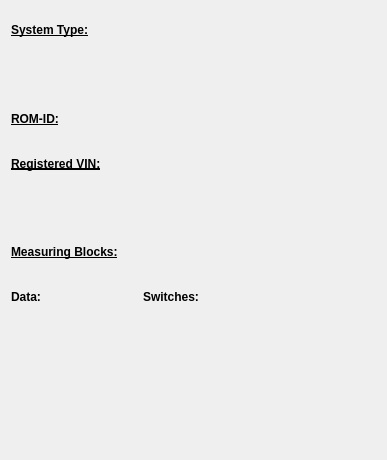
<?xml version="1.0" encoding="UTF-8"?>
<ui version="4.0">
 <class>CUinfo_Engine_Form</class>
 <widget class="QWidget" name="CUinfo_Engine_Form">
  <property name="geometry">
   <rect>
    <x>0</x>
    <y>0</y>
    <width>387</width>
    <height>460</height>
   </rect>
  </property>
  <property name="sizePolicy">
   <sizepolicy hsizetype="Expanding" vsizetype="Expanding">
    <horstretch>0</horstretch>
    <verstretch>0</verstretch>
   </sizepolicy>
  </property>
  <property name="minimumSize">
   <size>
    <width>0</width>
    <height>0</height>
   </size>
  </property>
  <property name="font">
   <font>
    <family>Liberation Sans</family>
    <pointsize>12</pointsize>
    <weight>75</weight>
    <bold>true</bold>
   </font>
  </property>
  <property name="windowTitle">
   <string/>
  </property>
  <layout class="QGridLayout" name="gridLayout">
   <item row="0" column="0" colspan="5">
    <widget class="QLabel" name="systemTypeTitle_label">
     <property name="sizePolicy">
      <sizepolicy hsizetype="Expanding" vsizetype="Expanding">
       <horstretch>0</horstretch>
       <verstretch>0</verstretch>
      </sizepolicy>
     </property>
     <property name="font">
      <font>
       <pointsize>9</pointsize>
       <weight>75</weight>
       <bold>true</bold>
       <underline>true</underline>
      </font>
     </property>
     <property name="text">
      <string>System Type:</string>
     </property>
    </widget>
   </item>
   <item row="1" column="0" colspan="5">
    <widget class="QLabel" name="systemType_label">
     <property name="sizePolicy">
      <sizepolicy hsizetype="Expanding" vsizetype="Expanding">
       <horstretch>0</horstretch>
       <verstretch>0</verstretch>
      </sizepolicy>
     </property>
     <property name="palette">
      <palette>
       <active>
        <colorrole role="WindowText">
         <brush brushstyle="SolidPattern">
          <color alpha="255">
           <red>0</red>
           <green>0</green>
           <blue>255</blue>
          </color>
         </brush>
        </colorrole>
       </active>
       <inactive>
        <colorrole role="WindowText">
         <brush brushstyle="SolidPattern">
          <color alpha="255">
           <red>0</red>
           <green>0</green>
           <blue>255</blue>
          </color>
         </brush>
        </colorrole>
       </inactive>
       <disabled>
        <colorrole role="WindowText">
         <brush brushstyle="SolidPattern">
          <color alpha="255">
           <red>118</red>
           <green>116</green>
           <blue>108</blue>
          </color>
         </brush>
        </colorrole>
       </disabled>
      </palette>
     </property>
     <property name="font">
      <font>
       <pointsize>9</pointsize>
       <weight>75</weight>
       <bold>true</bold>
      </font>
     </property>
     <property name="text">
      <string/>
     </property>
    </widget>
   </item>
   <item row="2" column="0" colspan="2">
    <widget class="QLabel" name="romIDtitle_label">
     <property name="sizePolicy">
      <sizepolicy hsizetype="Expanding" vsizetype="Expanding">
       <horstretch>0</horstretch>
       <verstretch>0</verstretch>
      </sizepolicy>
     </property>
     <property name="font">
      <font>
       <pointsize>9</pointsize>
       <weight>75</weight>
       <bold>true</bold>
       <underline>true</underline>
      </font>
     </property>
     <property name="text">
      <string>ROM-ID:</string>
     </property>
    </widget>
   </item>
   <item row="2" column="2" colspan="3">
    <widget class="QLabel" name="romID_label">
     <property name="sizePolicy">
      <sizepolicy hsizetype="Expanding" vsizetype="Expanding">
       <horstretch>0</horstretch>
       <verstretch>0</verstretch>
      </sizepolicy>
     </property>
     <property name="palette">
      <palette>
       <active>
        <colorrole role="WindowText">
         <brush brushstyle="SolidPattern">
          <color alpha="255">
           <red>150</red>
           <green>0</green>
           <blue>110</blue>
          </color>
         </brush>
        </colorrole>
       </active>
       <inactive>
        <colorrole role="WindowText">
         <brush brushstyle="SolidPattern">
          <color alpha="255">
           <red>150</red>
           <green>0</green>
           <blue>110</blue>
          </color>
         </brush>
        </colorrole>
       </inactive>
       <disabled>
        <colorrole role="WindowText">
         <brush brushstyle="SolidPattern">
          <color alpha="255">
           <red>118</red>
           <green>116</green>
           <blue>108</blue>
          </color>
         </brush>
        </colorrole>
       </disabled>
      </palette>
     </property>
     <property name="font">
      <font>
       <pointsize>9</pointsize>
       <weight>75</weight>
       <bold>true</bold>
      </font>
     </property>
     <property name="text">
      <string/>
     </property>
     <property name="alignment">
      <set>Qt::AlignCenter</set>
     </property>
    </widget>
   </item>
   <item row="3" column="0" colspan="5">
    <widget class="QLabel" name="VINtitle_label">
     <property name="sizePolicy">
      <sizepolicy hsizetype="Expanding" vsizetype="Expanding">
       <horstretch>0</horstretch>
       <verstretch>0</verstretch>
      </sizepolicy>
     </property>
     <property name="font">
      <font>
       <pointsize>9</pointsize>
       <weight>75</weight>
       <bold>true</bold>
       <underline>true</underline>
      </font>
     </property>
     <property name="text">
      <string>Registered VIN:</string>
     </property>
    </widget>
   </item>
   <item row="4" column="0" colspan="5">
    <widget class="QLabel" name="VIN_label">
     <property name="sizePolicy">
      <sizepolicy hsizetype="Expanding" vsizetype="Expanding">
       <horstretch>0</horstretch>
       <verstretch>0</verstretch>
      </sizepolicy>
     </property>
     <property name="font">
      <font>
       <pointsize>9</pointsize>
       <weight>75</weight>
       <bold>true</bold>
      </font>
     </property>
     <property name="text">
      <string/>
     </property>
    </widget>
   </item>
   <item row="5" column="0" colspan="5">
    <widget class="QLabel" name="nrofmbsswstitle_label">
     <property name="sizePolicy">
      <sizepolicy hsizetype="Expanding" vsizetype="Expanding">
       <horstretch>0</horstretch>
       <verstretch>0</verstretch>
      </sizepolicy>
     </property>
     <property name="font">
      <font>
       <pointsize>9</pointsize>
       <weight>75</weight>
       <bold>true</bold>
       <underline>true</underline>
      </font>
     </property>
     <property name="text">
      <string>Measuring Blocks:</string>
     </property>
    </widget>
   </item>
   <item row="6" column="0">
    <widget class="QLabel" name="nrofdatambstitle_label">
     <property name="sizePolicy">
      <sizepolicy hsizetype="Expanding" vsizetype="Expanding">
       <horstretch>0</horstretch>
       <verstretch>0</verstretch>
      </sizepolicy>
     </property>
     <property name="font">
      <font>
       <pointsize>9</pointsize>
       <weight>75</weight>
       <bold>true</bold>
      </font>
     </property>
     <property name="text">
      <string>Data:</string>
     </property>
    </widget>
   </item>
   <item row="6" column="1" colspan="2">
    <widget class="QLabel" name="nrofdatambs_label">
     <property name="sizePolicy">
      <sizepolicy hsizetype="Expanding" vsizetype="Expanding">
       <horstretch>0</horstretch>
       <verstretch>0</verstretch>
      </sizepolicy>
     </property>
     <property name="palette">
      <palette>
       <active>
        <colorrole role="WindowText">
         <brush brushstyle="SolidPattern">
          <color alpha="255">
           <red>0</red>
           <green>0</green>
           <blue>255</blue>
          </color>
         </brush>
        </colorrole>
       </active>
       <inactive>
        <colorrole role="WindowText">
         <brush brushstyle="SolidPattern">
          <color alpha="255">
           <red>0</red>
           <green>0</green>
           <blue>255</blue>
          </color>
         </brush>
        </colorrole>
       </inactive>
       <disabled>
        <colorrole role="WindowText">
         <brush brushstyle="SolidPattern">
          <color alpha="255">
           <red>118</red>
           <green>116</green>
           <blue>108</blue>
          </color>
         </brush>
        </colorrole>
       </disabled>
      </palette>
     </property>
     <property name="font">
      <font>
       <pointsize>9</pointsize>
       <weight>75</weight>
       <bold>true</bold>
      </font>
     </property>
     <property name="text">
      <string/>
     </property>
    </widget>
   </item>
   <item row="6" column="3">
    <widget class="QLabel" name="nrofswitchestitle_label">
     <property name="sizePolicy">
      <sizepolicy hsizetype="Expanding" vsizetype="Expanding">
       <horstretch>0</horstretch>
       <verstretch>0</verstretch>
      </sizepolicy>
     </property>
     <property name="font">
      <font>
       <pointsize>9</pointsize>
       <weight>75</weight>
       <bold>true</bold>
      </font>
     </property>
     <property name="text">
      <string>Switches:</string>
     </property>
    </widget>
   </item>
   <item row="6" column="4">
    <widget class="QLabel" name="nrofswitches_label">
     <property name="sizePolicy">
      <sizepolicy hsizetype="Expanding" vsizetype="Expanding">
       <horstretch>0</horstretch>
       <verstretch>0</verstretch>
      </sizepolicy>
     </property>
     <property name="palette">
      <palette>
       <active>
        <colorrole role="WindowText">
         <brush brushstyle="SolidPattern">
          <color alpha="255">
           <red>0</red>
           <green>0</green>
           <blue>255</blue>
          </color>
         </brush>
        </colorrole>
       </active>
       <inactive>
        <colorrole role="WindowText">
         <brush brushstyle="SolidPattern">
          <color alpha="255">
           <red>0</red>
           <green>0</green>
           <blue>255</blue>
          </color>
         </brush>
        </colorrole>
       </inactive>
       <disabled>
        <colorrole role="WindowText">
         <brush brushstyle="SolidPattern">
          <color alpha="255">
           <red>118</red>
           <green>116</green>
           <blue>108</blue>
          </color>
         </brush>
        </colorrole>
       </disabled>
      </palette>
     </property>
     <property name="font">
      <font>
       <pointsize>9</pointsize>
       <weight>75</weight>
       <bold>true</bold>
      </font>
     </property>
     <property name="text">
      <string/>
     </property>
    </widget>
   </item>
   <item row="7" column="4">
    <widget class="QLabel" name="obd2system_label">
     <property name="sizePolicy">
      <sizepolicy hsizetype="Expanding" vsizetype="Expanding">
       <horstretch>0</horstretch>
       <verstretch>0</verstretch>
      </sizepolicy>
     </property>
     <property name="palette">
      <palette>
       <active>
        <colorrole role="WindowText">
         <brush brushstyle="SolidPattern">
          <color alpha="255">
           <red>0</red>
           <green>0</green>
           <blue>255</blue>
          </color>
         </brush>
        </colorrole>
       </active>
       <inactive>
        <colorrole role="WindowText">
         <brush brushstyle="SolidPattern">
          <color alpha="255">
           <red>0</red>
           <green>0</green>
           <blue>255</blue>
          </color>
         </brush>
        </colorrole>
       </inactive>
       <disabled>
        <colorrole role="WindowText">
         <brush brushstyle="SolidPattern">
          <color alpha="255">
           <red>118</red>
           <green>116</green>
           <blue>108</blue>
          </color>
         </brush>
        </colorrole>
       </disabled>
      </palette>
     </property>
     <property name="font">
      <font>
       <pointsize>9</pointsize>
       <weight>50</weight>
       <bold>false</bold>
      </font>
     </property>
     <property name="text">
      <string/>
     </property>
     <property name="scaledContents">
      <bool>true</bool>
     </property>
    </widget>
   </item>
   <item row="8" column="4">
    <widget class="QLabel" name="ccintegrated_label">
     <property name="sizePolicy">
      <sizepolicy hsizetype="Expanding" vsizetype="Expanding">
       <horstretch>0</horstretch>
       <verstretch>0</verstretch>
      </sizepolicy>
     </property>
     <property name="palette">
      <palette>
       <active>
        <colorrole role="WindowText">
         <brush brushstyle="SolidPattern">
          <color alpha="255">
           <red>0</red>
           <green>0</green>
           <blue>255</blue>
          </color>
         </brush>
        </colorrole>
       </active>
       <inactive>
        <colorrole role="WindowText">
         <brush brushstyle="SolidPattern">
          <color alpha="255">
           <red>0</red>
           <green>0</green>
           <blue>255</blue>
          </color>
         </brush>
        </colorrole>
       </inactive>
       <disabled>
        <colorrole role="WindowText">
         <brush brushstyle="SolidPattern">
          <color alpha="255">
           <red>118</red>
           <green>116</green>
           <blue>108</blue>
          </color>
         </brush>
        </colorrole>
       </disabled>
      </palette>
     </property>
     <property name="font">
      <font>
       <pointsize>9</pointsize>
       <weight>50</weight>
       <bold>false</bold>
      </font>
     </property>
     <property name="text">
      <string/>
     </property>
     <property name="scaledContents">
      <bool>true</bool>
     </property>
    </widget>
   </item>
   <item row="9" column="4">
    <widget class="QLabel" name="immobilizer_label">
     <property name="sizePolicy">
      <sizepolicy hsizetype="Expanding" vsizetype="Expanding">
       <horstretch>0</horstretch>
       <verstretch>0</verstretch>
      </sizepolicy>
     </property>
     <property name="palette">
      <palette>
       <active>
        <colorrole role="WindowText">
         <brush brushstyle="SolidPattern">
          <color alpha="255">
           <red>0</red>
           <green>0</green>
           <blue>255</blue>
          </color>
         </brush>
        </colorrole>
       </active>
       <inactive>
        <colorrole role="WindowText">
         <brush brushstyle="SolidPattern">
          <color alpha="255">
           <red>0</red>
           <green>0</green>
           <blue>255</blue>
          </color>
         </brush>
        </colorrole>
       </inactive>
       <disabled>
        <colorrole role="WindowText">
         <brush brushstyle="SolidPattern">
          <color alpha="255">
           <red>118</red>
           <green>116</green>
           <blue>108</blue>
          </color>
         </brush>
        </colorrole>
       </disabled>
      </palette>
     </property>
     <property name="font">
      <font>
       <pointsize>9</pointsize>
       <weight>50</weight>
       <bold>false</bold>
      </font>
     </property>
     <property name="text">
      <string/>
     </property>
     <property name="scaledContents">
      <bool>true</bool>
     </property>
    </widget>
   </item>
  </layout>
 </widget>
 <resources/>
 <connections/>
</ui>
